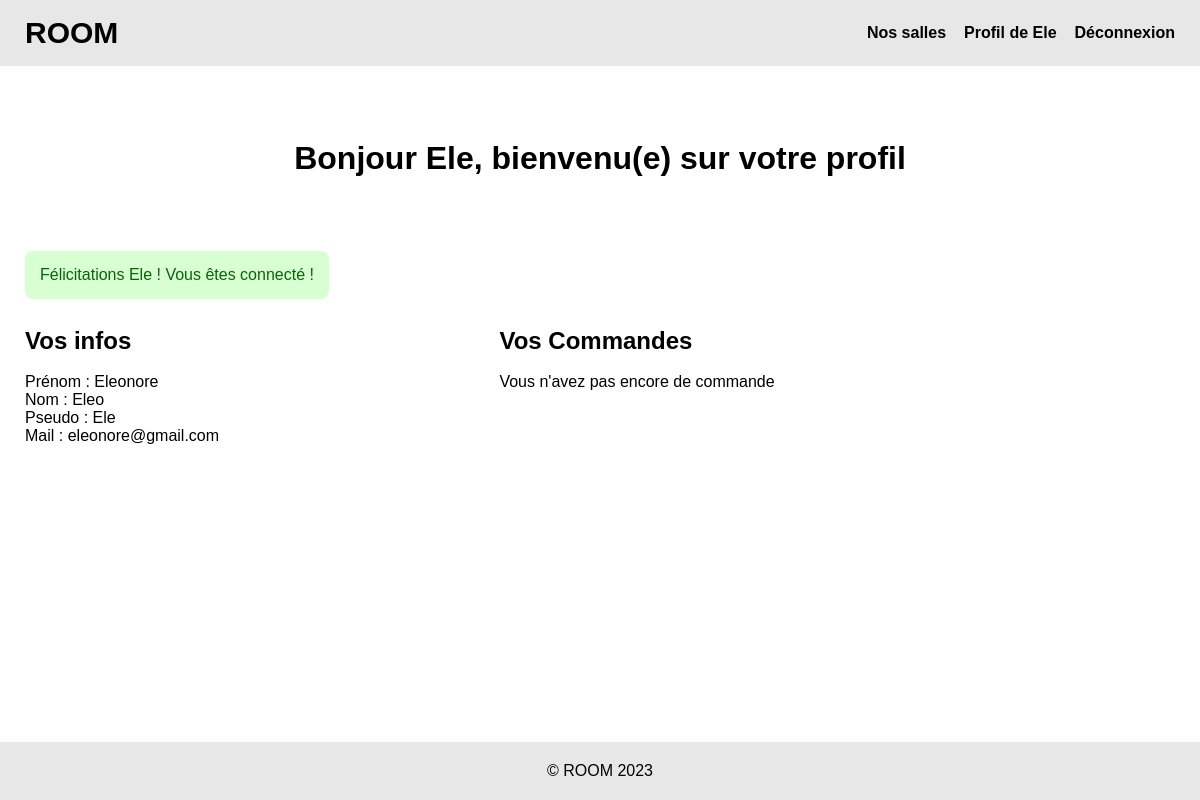
Before: /profil.php?action=validate (signed in) with the older database file.
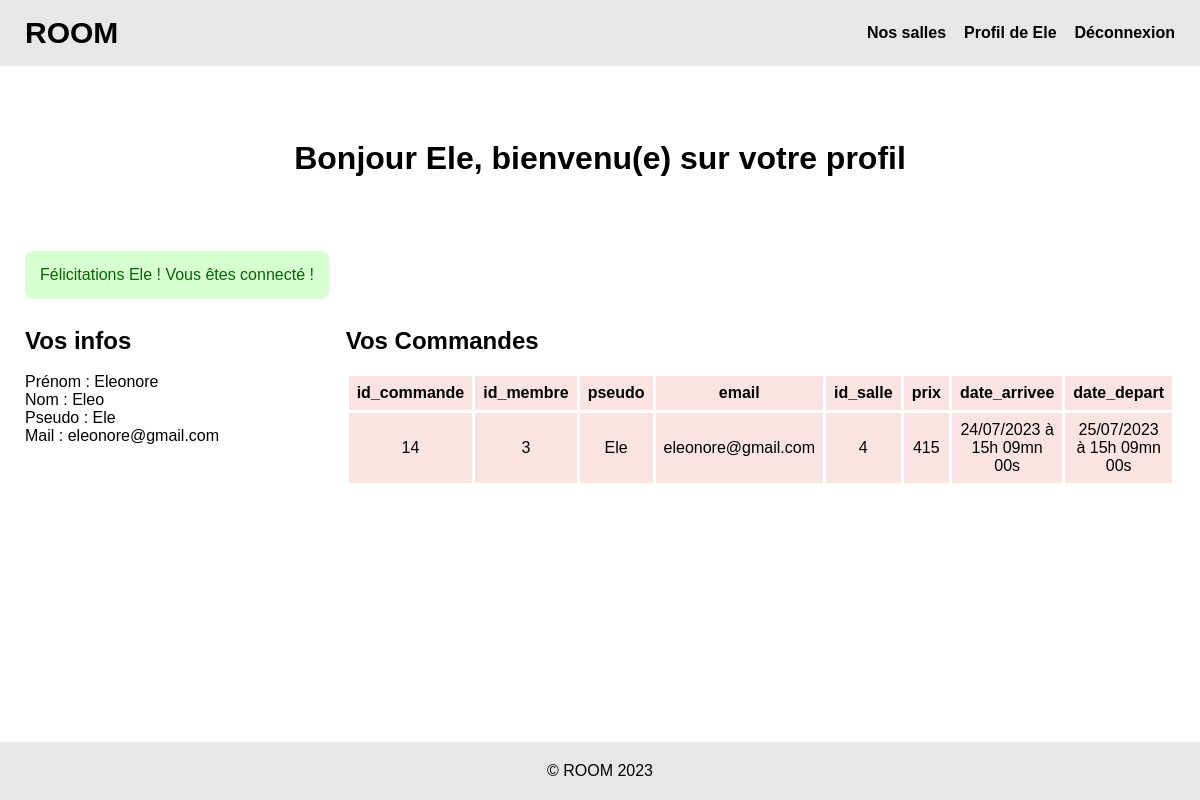
After: the same page with the newer database file.
### tables this page shows
CREATE TABLE IF NOT EXISTS `commande` (
  `id_commande` int NOT NULL AUTO_INCREMENT,
  `id_membre` int NOT NULL,
  `pseudo` varchar(200) NOT NULL,
  `email` varchar(250) NOT NULL,
  `id_salle` int NOT NULL,
  `prix` int NOT NULL,
  `date_arrivee` datetime NOT NULL,
  `date_depart` datetime NOT NULL,
  PRIMARY KEY (`id_commande`),
  KEY `id_membre` (`id_membre`),
  KEY `commande_ibfk_1` (`id_salle`)
);

### include/fonctions.php (called while the page is built, shortened)
<?php
function internauteConnecte(){
    if(!isset($_SESSION['user'])){
        return FALSE;
    }else{
        return TRUE;
    }
}
function internauteConnecteAdmin(){
    if(internauteConnecte() && $_SESSION['user']['statut'] == 1){
        return TRUE;
    }else{
        return FALSE;
    }
}

### include/init.php (called while the page is built, shortened)
<?php
$validate = "";
require_once('fonctions.php');

### profil.php (the view, shortened to what this page needs)
<?php
require_once('include/fonctions.php');
require_once('include/init.php');
if(isset($_GET['action']) && $_GET['action'] == 'validate'){
    $validate .= '<div class="reussiteInscription"> Félicitations </strong>' . $_SESSION['user']['pseudo'] . ' !'. '</strong> Vous êtes connecté !</div>';
}
?>
<?php
require_once('include/header.php');
?>
        <div class="globalContainer">
            <main>
                <h1>
                    Bonjour <?= (internauteConnecteAdmin()) ?$_SESSION['user']['pseudo'] .  " vous êtes admin du site" : $_SESSION['user']['pseudo'] . ", bienvenu(e) sur votre profil" ?>
                </h1>
                <?= $validate ?>
                <div class="containeProfil">
                    <div class="containeInfoProfil">
                        <h2>Vos infos</h2>
                        <ul>
                            <li>
                                Prénom : <?= $_SESSION['user']['prenom'] ?>
                            </li>
                            <li>
                                Nom : <?= $_SESSION['user']['nom'] ?>
                            </li>
                            <li>
                                Pseudo : <?= $_SESSION['user']['pseudo'] ?>
                            </li>
                            <li>
                                Mail : <?= $_SESSION['user']['email'] ?>
                            </li>
                        </ul>
                    </div>
                    <div class="containerCommande">
                        <h2>Vos Commandes</h2>
                        <?php
                            $id_m = $_SESSION['user']['id_membre'];
                            $queryUsers = $pdo->prepare("SELECT id_commande FROM commande WHERE id_membre = :id_membre");
                            $queryUsers->bindValue(':id_membre', $id_m, PDO::PARAM_INT);
                            $queryUsers->execute();
                        ?>
                        <?php if($queryUsers->rowCount() >= 1): ?>
                            <div class="table-container">
                                <table>
                                    <?php $afficheGestionCommande = $pdo->query("SELECT id_commande, id_membre, pseudo, email, id_salle, prix, DATE_FORMAT(date_arrivee, '%d/%m/%Y à %Hh %imn %ss')AS date_arrivee, DATE_FORMAT(date_depart, '%d/%m/%Y à %Hh %imn %ss')AS date_depart
                                    FROM commande
                                    ORDER BY id_commande");
                                    ?>
                                        <thead>
                                            <tr>
                                                <?php for ($i = 0; $i < $afficheGestionCommande->columnCount(); $i++) {
                                                    $colonne = $afficheGestionCommande->getColumnMeta($i);?>
                                                        <th><?= $colonne['name'] ?></th>
                                                <?php } ?>
                                            </tr>
                                        </thead>
                                        <tbody>
                                                <?php while ($commande = $afficheGestionCommande->fetch(PDO::FETCH_ASSOC)) : ?>
                                                    <tr>
                                                        <?php foreach ($commande as $value) : ?>
                                                            <?php if($commande['id_membre'] == $_SESSION['user']['id_membre']):?>
                                                                <td><?= $value ?></td>
                                                            <?php endif;?>
                                                        <?php endforeach; ?>
                                                    </tr>
                                                <?php endwhile;?>
                                        </tbody>
                                </table>
                            </div>
                        <?php else:?>
                            <p>Vous n'avez pas encore de commande</p>
                        <?php endif;?>
                    </div>
                </div>
            </main>
        </div>
<?php require_once('include/footer.php');?>

### include/header.php (shortened to what this page needs)
<?php
require_once('init.php');
require_once('fonctions.php');
?>
<!DOCTYPE html>
<html lang="fr">
<head>
    <link rel="stylesheet" href="<?= URL ?>css/style.css">
    <link rel="stylesheet" href="<?= URL ?>css/index.css">
    <link rel="stylesheet" href="<?= URL ?>css/ficheProduit.css">
    <link rel="stylesheet" href="<?= URL ?>css/nav.css">
    <link rel="stylesheet" href="<?= URL ?>css/profil.css">
    <link rel="stylesheet" href="<?= URL ?>css/filtres.css">
</head>
<body>
    <header>
        <nav>
            <div class="logo">
                <a href=" <?= URL ?>index.php">Room</a>
            </div>
            <ul class="ulMenu">
            <li><a href="<?= URL ?>index.php">Nos salles</a></li>
                <?php if(internauteConnecteAdmin()):?>
                    <li><a href="<?= URL ?>admin/index.php">Votre espace admin</a></li>
                    <li><a href="<?= URL ?>profil.php">Profil de <?= $_SESSION['user']['pseudo']?></a></li>
                    <li><a href="<?= URL ?>connexion.php?action=deconnexion">Déconnexion</a></li>
                <?php elseif(internauteConnecte()):?>
                    <li><a href="<?= URL ?>profil.php">Profil de <?= $_SESSION['user']['pseudo']?></a></li>
                    <li><a href="<?= URL ?>connexion.php?action=deconnexion">Déconnexion</a></li>
                <?php elseif(!internauteConnecte()):?>
                    <li><a href="<?= URL ?>inscription.php">Inscription</a></li>
                    <li><a href="<?= URL ?>connexion.php">Connexion</a></li>
                <?php endif;?>
            </ul>
        </nav>
    </header>

### include/footer.php
<?php
require_once('include/init.php');
require_once('include/fonctions.php');
?>
        <footer>
            © ROOM <?= date("Y");?>
        </footer>
    </body>
</html>

### css/style.css (style rules this page uses)
* { box-sizing: border-box; margin: 0; padding : 0; list-style: none; }
a, a:hover, a:active, a:visited { text-decoration: none; color: black; }
body { min-height: 100dvh; display: flex; flex-direction: column; justify-content: space-between; font-family: 'Gill Sans', 'Gill Sans MT', Calibri, 'Trebuchet MS', sans-serif; }
h1 { padding : 24px 0; text-align: center; margin: 30px 0 50px; }
h2 { padding : 18px 0; }
main { padding : 20px 25px; }
footer { background-color: rgb(231, 231, 231); text-align: center; padding: 20px 25px; }
div.reussiteInscription { padding: 15px; background-color: rgb(215, 255, 210); color: rgb(8, 101, 6); margin: 10px 0; width: fit-content; border-radius: 8px; }
.logo a { text-transform: uppercase; font-size: 30px; font-weight: 800; }
.globalContainer { display: flex; flex-direction: column; justify-content: space-between; flex:1; }

### css/nav.css (style rules this page uses)
nav { background-color: rgb(231, 231, 231); padding: 16px 25px; display: flex; justify-content: space-between; align-items: center; }
.ulMenu { display: flex; gap: 18px; flex-wrap: wrap; }

### css/profil.css (style rules this page uses)
.containeProfil { display: flex; max-width: 1200px; margin: auto; gap: 24px; }
.containeInfoProfil { flex:2; }
.containerCommande { flex: 3; }
.table-container { overflow-x:auto; width: 100%; }
table { width: 100%; border-collapse: collapse; background-color: rgb(249, 227, 227); }
th, td { padding: 8px; border: 3px solid #ffffff; border-radius: 4px; text-align: center; }

Changed rows visible on the page:
added commande: id_commande "14", id_membre "3", pseudo "Ele", email "eleonore@gmail.com", id_salle "4", prix "415", value "24/07/2023 à 15h 09mn 00s", value "25/07/2023 à 15h 09mn 00s"
Other visible differences:
new list line: "id_commande"
new list line: "id_membre"
new list line: "pseudo"
new list line: "email"
new list line: "id_salle"
new list line: "prix"
new list line: "date_arrivee"
new list line: "date_depart"
text no longer shown: "Vous n'avez pas encore de commande"
